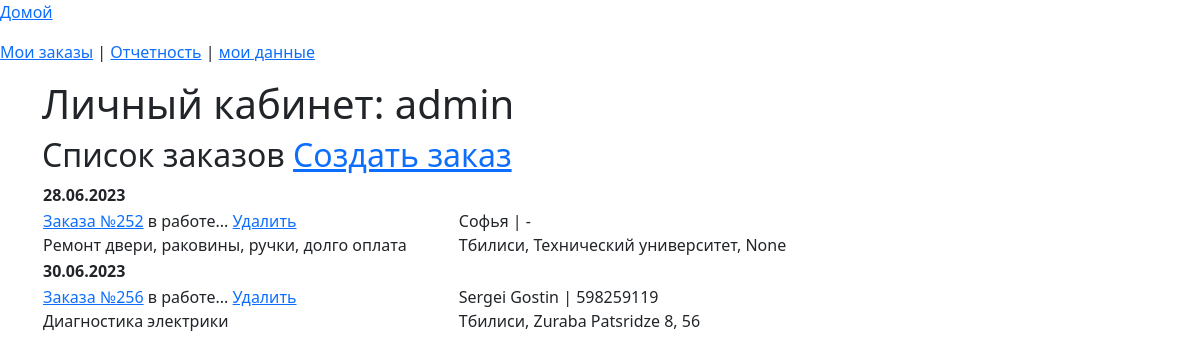
Before: /list_order (signed in) with the older database file.
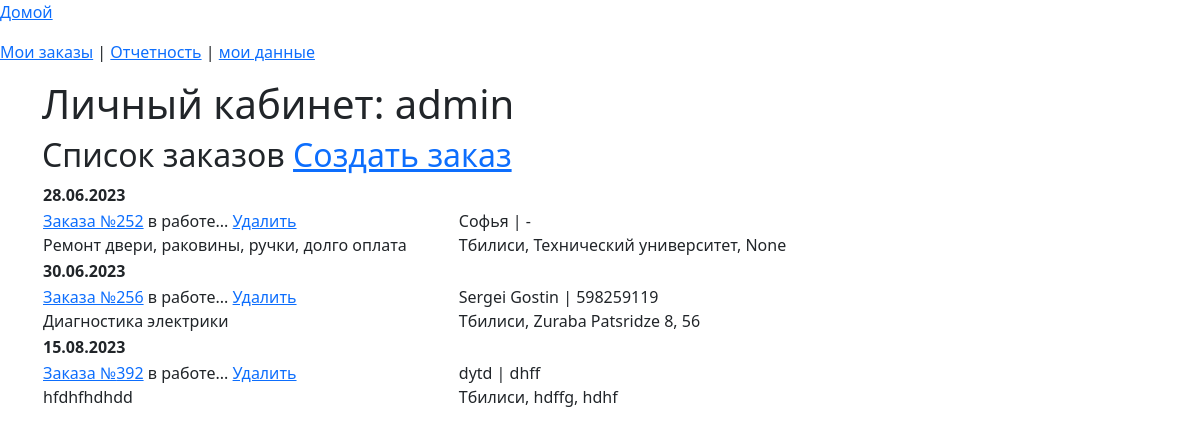
After: the same page with the newer database file.
### app_site/models.py (models this page shows, shortened)
class OrderList(models.Model):
    time_in = models.DateTimeField(auto_now_add=True, verbose_name='Дата заказа')
    time_out = models.DateTimeField(null=True, blank=True, verbose_name='Дата выполнения')
    repairer_id = models.ForeignKey(User, on_delete=models.SET_NULL, null=True, blank=True,
                                    verbose_name='Мастер', default='', )
    price = models.DecimalField(decimal_places=2, max_digits=7, null=True, blank=True, verbose_name='Стоимость работ')
    text_order = models.CharField(max_length=1500, verbose_name='Описание проблемы', blank=True, null=True)
    customer_name = models.CharField(max_length=50, verbose_name='Ваше имя')
    customer_phone = models.CharField(max_length=16, verbose_name='Номер телефона')
    customer_code = models.CharField(max_length=16, verbose_name='Код организации', blank=True, null=True)
    address_city = models.CharField(max_length=2, choices=CITY_CHOICES, default='TB', null=True, blank=True,
                                    verbose_name='Город')
    order_status = models.CharField(max_length=3, choices=ORDER_STATUS, default='BEG', null=True, blank=True,
                                    verbose_name='Статус заказа')
    address_street_app = models.CharField(max_length=150, verbose_name='Улица', null=True, blank=True)
    address_num = models.CharField(max_length=10, verbose_name='Номер дома', null=True, blank=True)
    services = models.ManyToManyField('Service', through='Invoice')

### app_site/views.py (the view)
# urls.py: path('list_order', OrderManagementSystem.as_view(), name='list_order'),
class OrderManagementSystem(LoginRequiredMixin, ListView):
    model = OrderList
    context_object_name = 'order'
    template_name = 'order_list.html'
    ordering = ['-time_in']
    def get_queryset(self):
        queryset = super().get_queryset()
        self.queryset = OrderList.objects.filter(repairer_id=self.request.user)
        return self.queryset
    def get_context_data(self, **kwargs):
        context = super().get_context_data(**kwargs)
        context['form'] = OrderForm
        return context

### app_site/templatetags/custom_filters.py (called while the page is built)
@register.filter()
def choice_tag(value, A):
    try:
        if A == 'city':
            a = dict(CITY_CHOICES)
        elif A == 'status_order':
            a = dict(ORDER_STATUS)
        elif A == 'month':
            a = dict(MONTH)
        return f'{a[value]}'
    except KeyError:
        return f''

@register.filter()
def finish_order_tag(value):
    return f'' if value else f' в работе...'

### templates/order_list.html (shortened to what this page needs)
{% extends 'flatpages/default_user.html' %}
{% load custom_filters %}
{% load custom_tags %}
{% block body %}
<h2>Список заказов <a href="#"  onclick="disp(document.getElementById('form'))" id="ggg">Создать заказ</a></h2>
<table>
{% regroup order by time_in|date:"d.m.Y" as day %}
    {% for y in day %}
    <tr>
        <td  colspan="6">
            <b>{{ y.grouper }}</b>
        </td>
    <tr>
        {% for i in y.list %}
        <tr>
            <td>
                <a href="{% url 'invoice' i.pk %}">Заказа №{{ i.pk}}</a>{{ i.time_out | finish_order_tag }} <a href="{% url 'delete-order' i.pk %}">Удалить</a><br>
            {{ i.text_order|truncatewords:7 }}
            </td>
            <td width = 50></td>
            <td>{{ i.customer_name }} | {{ i.customer_phone }}<br>{{ i.address_city | choice_tag:'city' }}, {{ i.address_street_app }}, {{ i.address_num }}</td>
            </tr>
        {% endfor %}
    {% endfor %}
</table>
{% endblock body %}

Changed rows visible on the page:
added OrderList: pk "392", time_out|finish_order_tag "в работе...", text_order "hfdhfhdhdd", customer_name "dytd", customer_phone "dhff", address_city|choice_tag "Тбилиси", address_street_app "hdffg", address_num "hdhf", shown under "15.08.2023"
Other visible differences:
new list line: "15.08.2023"
